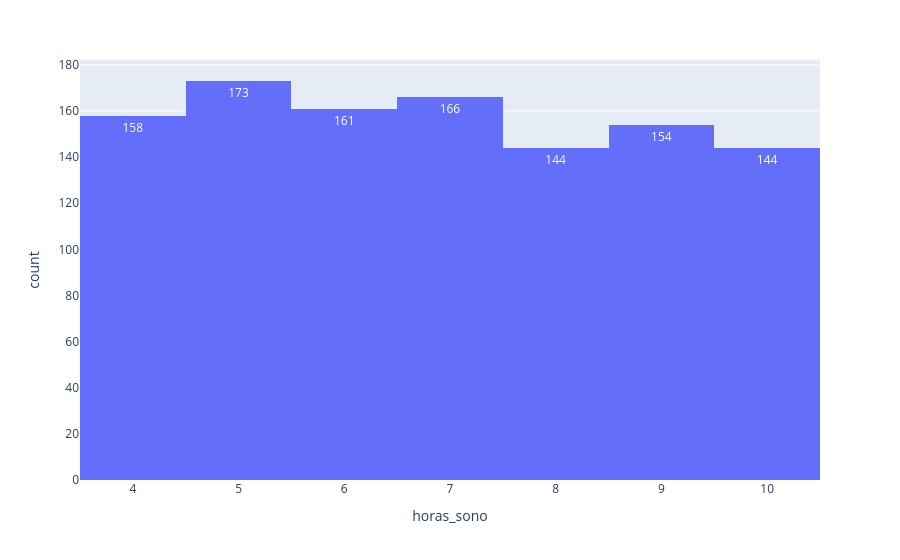

Notebook code cell kept with this figure:
### Markdown cell above
Nossos maiores intervalos de idade sao 15 a 19 anos e 40 a 44 anos

### Code cell
xp.histogram(df_tratado, x='horas_sono', text_auto=True)

### Figure 1 — Plotly figure (JSON) as saved in the notebook; plotly's stock layout.template omitted (floating-point values rounded to 4 significant figures; data arrays with more than 128 entries replaced by an {"elided": "..."} marker saying what was removed)
{"data": [{"bingroup": "x", "hovertemplate": "horas_sono=%{x}<br>count=%{y}<extra></extra>", "legendgroup": "", "marker": {"color": "#636efa", "pattern": {"shape": ""}}, "name": "", "orientation": "v", "showlegend": false, "texttemplate": "%{value}", "type": "histogram", "x": {"elided": "1100 int values"}, "xaxis": "x", "yaxis": "y"}], "layout": {"barmode": "relative", "legend": {"tracegroupgap": 0}, "margin": {"t": 60}, "xaxis": {"anchor": "y", "domain": [0, 1], "title": {"text": "horas_sono"}}, "yaxis": {"anchor": "x", "domain": [0, 1], "title": {"text": "count"}}}}
